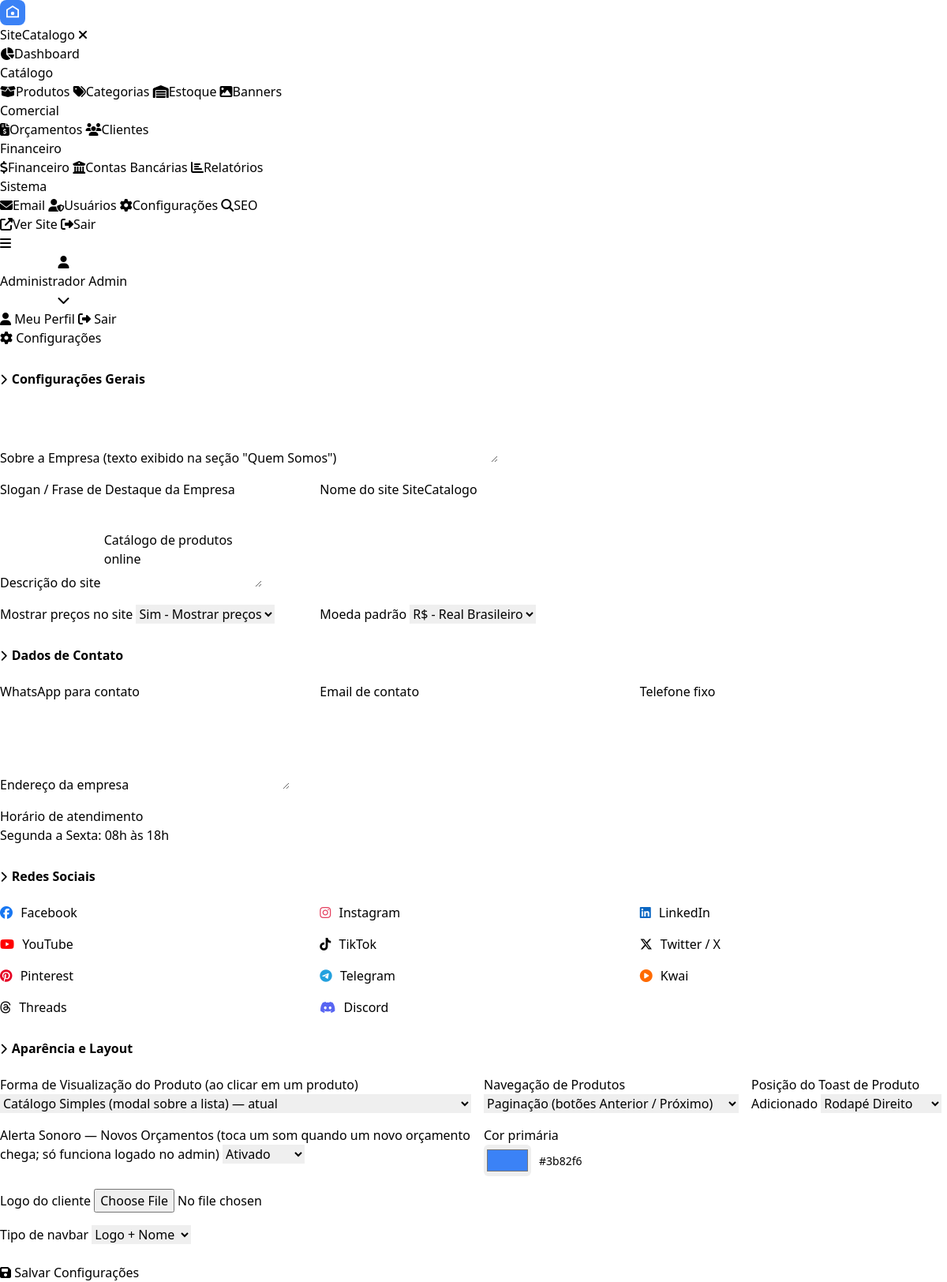
/admin/configuracoes.php (signed in), run on an earlier commit of the app's database.
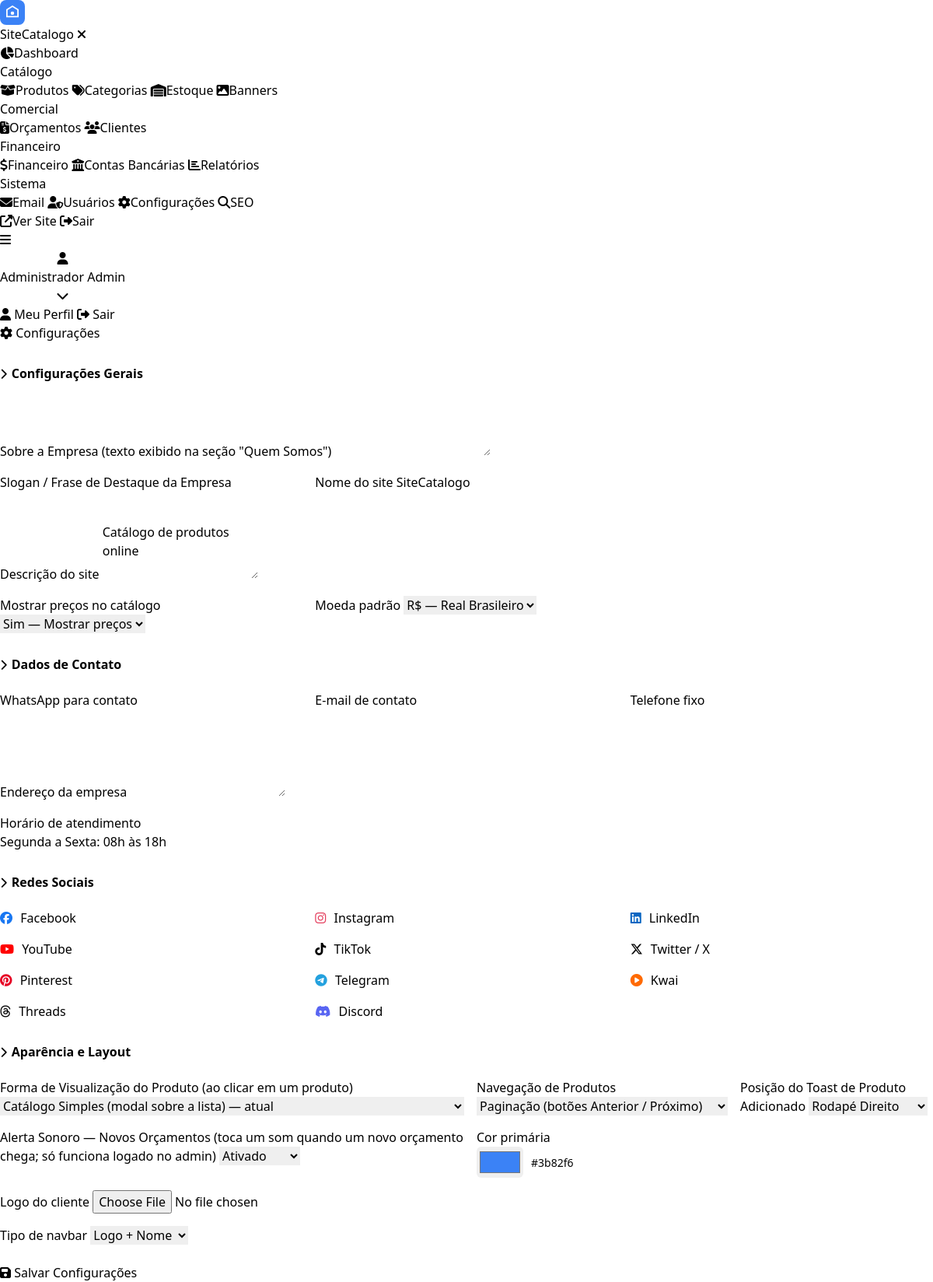
And on a later commit of the database.
### tables this page shows
CREATE TABLE `sc_configuracoes` (
  `id` int(11) unsigned NOT NULL AUTO_INCREMENT,
  `chave` varchar(100) NOT NULL,
  `valor` text DEFAULT NULL,
  `descricao` varchar(255) DEFAULT NULL,
  `grupo` varchar(50) DEFAULT 'geral',
  `tipo` enum('text','textarea','file','select','number','color') DEFAULT 'text',
  `opcoes` text DEFAULT NULL COMMENT 'JSON para campos do tipo select',
  `ordem` int(11) DEFAULT 0,
  `ativo` tinyint(1) DEFAULT 1,
  `created_at` timestamp DEFAULT CURRENT_TIMESTAMP,
  `updated_at` timestamp DEFAULT CURRENT_TIMESTAMP ON UPDATE CURRENT_TIMESTAMP,
  PRIMARY KEY (`id`),
  UNIQUE KEY `uk_chave` (`chave`)
);

### includes/db.php (called while the page is built, shortened)
<?php
class Database {
    private static ?PDO $instance = null;
    public static function getInstance(): PDO {
        if (self::$instance === null) {
            try {
                self::$instance = new PDO(
                    "mysql:host=" . DB_HOST . ";dbname=" . DB_NAME . ";charset=utf8mb4",
                    DB_USER,
                    DB_PASS,
                    [
                        PDO::ATTR_ERRMODE            => PDO::ERRMODE_EXCEPTION,
                        PDO::ATTR_DEFAULT_FETCH_MODE => PDO::FETCH_ASSOC,
                        PDO::ATTR_EMULATE_PREPARES   => false,
                        PDO::MYSQL_ATTR_INIT_COMMAND => "SET NAMES utf8mb4 COLLATE utf8mb4_unicode_ci"
                    ]
                );
            } catch (PDOException $e) {
                die('Erro de conexão com o banco de dados: ' . $e->getMessage());
            }
        }
        return self::$instance;
    }
    public static function prefix(string $table): string {
        return (defined('DB_PREFIX') ? DB_PREFIX : 'sc_') . $table;
    }
}
function db(): PDO {
    return Database::getInstance();
}
function table(string $name): string {
    return Database::prefix($name);
}

### includes/functions.php (called while the page is built, shortened)
<?php
require_once __DIR__ . '/db.php';
function sanitize($data): string {
    return htmlspecialchars(strip_tags(trim((string)$data)), ENT_QUOTES, 'UTF-8');
}
function get_config(string $key, $default = null) {
    static $cache = [];
    if (isset($cache[$key])) return $cache[$key] ?? $default;
    try {
        $stmt = db()->prepare("SELECT valor FROM " . table('configuracoes') . " WHERE chave = ? AND ativo = 1 LIMIT 1");
        $stmt->execute([$key]);
        $result = $stmt->fetch();
        $cache[$key] = $result ? $result['valor'] : null;
        return $cache[$key] ?? $default;
    } catch (Exception $e) {
        return $default;
    }
}
function selected($current, $value): string {
    return $current == $value ? 'selected' : '';
}

### admin/configuracoes.php (the view, shortened to what the rows shown need)
<?php
require_once __DIR__ . '/includes/functions.php';
$configuracoes = db()->query("SELECT * FROM " . table('configuracoes') . " WHERE ativo = 1 AND grupo != 'email' AND grupo != 'seo' AND chave != 'categoria_layout' AND chave NOT IN ('toast_position','produtos_navegacao','empresa_sobre','empresa_slogan','alerta_sonoro_orcamento','produto_visualizacao') ORDER BY CASE WHEN grupo='geral' THEN 1 WHEN grupo='contato' THEN 2 WHEN grupo='social' THEN 3 WHEN grupo='aparencia' THEN 4 ELSE 5 END, ordem, id")->fetchAll();
$social_icons = [
    'facebook_url'  => ['fab fa-facebook', '#1877f2'],
    'instagram_url' => ['fab fa-instagram', '#e4405f'],
    'linkedin_url'  => ['fab fa-linkedin', '#0a66c2'],
    'youtube_url'   => ['fab fa-youtube', '#ff0000'],
    'tiktok_url'    => ['fab fa-tiktok', '#000000'],
    'twitter_url'   => ['fab fa-x-twitter', '#000000'],
    'pinterest_url' => ['fab fa-pinterest', '#e60023'],
    'telegram_url'  => ['fab fa-telegram', '#24a1de'],
    'kwai_url'      => ['fas fa-play-circle', '#ff6a00'],
    'threads_url'   => ['fab fa-threads', '#000000'],
    'discord_url'   => ['fab fa-discord', '#5865f2'],
    'snapchat_url'  => ['fab fa-snapchat', '#fffc00'],
];
$extra_fields = [
    [
        'chave'    => 'empresa_sobre',
        'descricao'=> 'Sobre a Empresa (texto exibido na seção "Quem Somos")',
        'grupo'    => 'geral',
        'tipo'     => 'textarea',
        'valor'    => get_config('empresa_sobre', ''),
        'ativo'    => 1,
    ],
    [
        'chave'    => 'empresa_slogan',
        'descricao'=> 'Slogan / Frase de Destaque da Empresa',
        'grupo'    => 'geral',
        'tipo'     => 'text',
        'valor'    => get_config('empresa_slogan', ''),
        'ativo'    => 1,
    ],
    [
        'chave' => 'produto_visualizacao',
        'descricao' => 'Forma de Visualização do Produto (ao clicar em um produto)',
        'grupo' => 'aparencia',
        'tipo' => 'select',
        'valor' => get_config('produto_visualizacao', 'modal'),
        'opcoes' => json_encode([
            'modal'             => 'Catálogo Simples (modal sobre a lista) — atual',
            'pagina_individual' => 'Página Individual do Produto (similar ao WooCommerce) — melhor para SEO',
        ]),
        'ativo' => 1,
    ],
    [
        'chave' => 'produtos_navegacao',
        'descricao' => 'Navegação de Produtos',
        'grupo' => 'aparencia',
        'tipo' => 'select',
        'valor' => get_config('produtos_navegacao', 'paginacao'),
        'opcoes' => json_encode([
            'paginacao'       => 'Paginação (botões Anterior / Próximo)',
            'scroll_infinito' => 'Scroll Infinito (carrega ao rolar a página)',
        ]),
        'ativo' => 1,
    ],
    [
        'chave' => 'toast_position',
        'descricao' => 'Posição do Toast de Produto Adicionado',
        'grupo' => 'aparencia',
        'tipo' => 'select',
        'valor' => get_config('toast_position', 'bottom-right'),
        'opcoes' => json_encode([
            'bottom-left'  => 'Rodapé Esquerdo',
            'bottom-center'=> 'Rodapé Centro',
            'bottom-right' => 'Rodapé Direito',
        ]),
        'ativo' => 1,
    ],
    [
        'chave' => 'alerta_sonoro_orcamento',
        'descricao' => 'Alerta Sonoro — Novos Orçamentos (toca um som quando um novo orçamento chega; só funciona logado no admin)',
        'grupo' => 'aparencia',
        'tipo' => 'select',
        'valor' => get_config('alerta_sonoro_orcamento', '1'),
        'opcoes' => json_encode([
            '1' => 'Ativado',
            '0' => 'Desativado',
        ]),
        'ativo' => 1,
    ],
];
$configuracoes = array_merge($configuracoes, $extra_fields);
usort($configuracoes, function($a, $b) {
    $order = ['geral' => 1, 'contato' => 2, 'social' => 3, 'aparencia' => 4];
    $oa = $order[$a['grupo']] ?? 5;
    $ob = $order[$b['grupo']] ?? 5;
    if ($oa !== $ob) return $oa - $ob;
    return ($a['ordem'] ?? 0) - ($b['ordem'] ?? 0);
});
require_once __DIR__ . '/includes/header.php';
?>
<div class="page-header">
    <h1><i class="fas fa-cog"></i> Configurações</h1>
</div>
<div class="card">
    <div class="card-body">
        <form method="POST" enctype="multipart/form-data">
            <?php
            $grupo_atual = '';
            foreach ($configuracoes as $cfg):
                if ($cfg['grupo'] !== $grupo_atual):
                    if ($grupo_atual !== '') echo '</div>';
                    $grupo_atual = $cfg['grupo'];
                    $grupo_nome = ['geral'=>'Configurações Gerais','contato'=>'Dados de Contato','social'=>'Redes Sociais','aparencia'=>'Aparência e Layout'][$grupo_atual] ?? ucfirst($grupo_atual);
            ?>
            <h3 style="margin:28px 0 14px;padding-bottom:8px;border-bottom:2px solid var(--gray-200);color:var(--gray-900);font-size:1rem;font-weight:700;">
                <i class="fas fa-chevron-right" style="color:var(--primary);margin-right:6px;font-size:0.875rem;"></i><?php echo $grupo_nome; ?>
            </h3>
            <div style="display:grid;grid-template-columns:repeat(3,1fr);gap:16px;">
            <?php endif; ?>
                <div class="form-group" style="<?php echo in_array($cfg['tipo'],['textarea','file'])?'grid-column:1/-1;':''; ?>">
                    <label>
                        <?php if ($cfg['grupo'] === 'social' && isset($social_icons[$cfg['chave']])):
                            [$ico, $cor] = $social_icons[$cfg['chave']]; ?>
                        <i class="<?php echo $ico; ?>" style="color:<?php echo $cor; ?>;margin-right:6px;font-size:1rem;"></i>
                        <?php endif; ?>
                        <?php echo sanitize($cfg['descricao'] ?: $cfg['chave']); ?>
                    </label>
                    <?php if ($cfg['tipo'] === 'textarea'): ?>
                    <textarea name="config[<?php echo $cfg['chave']; ?>]" rows="3"><?php echo sanitize($cfg['valor']); ?></textarea>
                    <?php elseif ($cfg['tipo'] === 'file'): ?>
                    <input type="file" name="config[<?php echo $cfg['chave']; ?>]" accept="image/*">
                    <?php elseif ($cfg['tipo'] === 'color'): ?>
                    <div style="display:flex;align-items:center;gap:10px;">
                        <input type="color" name="config[<?php echo $cfg['chave']; ?>]" value="<?php echo sanitize($cfg['valor']?:'#3b82f6'); ?>" style="width:60px;height:40px;padding:2px;border:1px solid var(--gray-200);border-radius:6px;">
                        <span style="font-size:0.875rem;color:var(--gray-500);"><?php echo sanitize($cfg['valor']); ?></span>
                    </div>
                    <?php elseif ($cfg['tipo'] === 'select' && !empty($cfg['opcoes'])): ?>
                    <select name="config[<?php echo $cfg['chave']; ?>]">
                        <?php foreach (json_decode($cfg['opcoes'],true)??[] as $v=>$l): ?>
                        <option value="<?php echo $v; ?>" <?php echo selected($cfg['valor'],$v); ?>><?php echo $l; ?></option>
                        <?php endforeach; ?>
                    </select>
                    <?php elseif ($cfg['tipo'] === 'number'): ?>
                    <input type="number" name="config[<?php echo $cfg['chave']; ?>]" value="<?php echo (int)$cfg['valor']; ?>">
                    <?php else: ?>
                    <input type="text" name="config[<?php echo $cfg['chave']; ?>]" value="<?php echo sanitize($cfg['valor']); ?>">
                    <?php endif; ?>
                </div>
            <?php endforeach; if ($grupo_atual) echo '</div>'; ?>
            <div class="form-actions" style="margin-top:24px;">
                <button type="submit" class="btn btn-primary btn-lg"><i class="fas fa-save"></i> Salvar Configurações</button>
            </div>
        </form>
    </div>
</div>
<?php require_once __DIR__ . '/includes/footer.php'; ?>

What changed in the data, as far as the page shows it:
changed sc_configuracoes: descricao "Mostrar preços no site" → "Mostrar preços no catálogo"; opcoes+chave "Sim - Mostrar preços" → "Sim — Mostrar preços"
changed sc_configuracoes "Moeda padrão": opcoes+chave "R$ - Real Brasileiro" → "R$ — Real Brasileiro"
changed sc_configuracoes: descricao "Email de contato" → "E-mail de contato"
